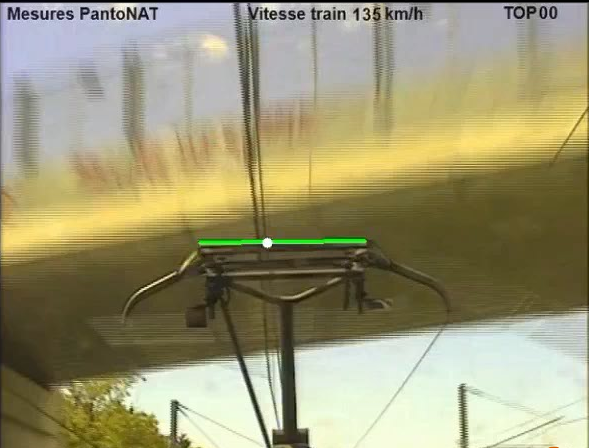
#> input picture image.PNG, 589 x 448 px, given in place of input.avi, which was not available
$ python contact_detection.py
#> lines starting #> are read from the running program, lines starting #| are printed output that depends on the picture; after the words box and inside, x2 and y2 are one past the last pixel; in counts of white or black regions, pixels touching at a corner belong together; pictures that were not available may be replaced by others from this repository, and a replacement may not be noted
try:
    import cv2
    import numpy as np
except:
    print("Install opencv2 by typing : 'pip install opencv-python'")
    exit()

line_color = [0, 0, 255]
line_thickness = 1
dot_color = [255, 0, 0]
dot_size = 6


cap1 = cv2.VideoCapture("input.avi")


while True:
    try:

        ret, frame = cap1.read()
#> frame is the input picture: shape (448, 589, 3); mean B, G, R 116.7, 150.7, 155.8


        gray = cv2.cvtColor(frame, cv2.COLOR_BGR2GRAY)
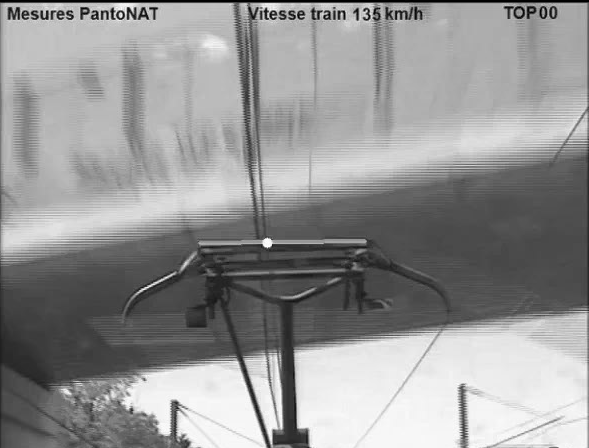
#> gray: shape (448, 589); min 0, max 254, mean 148.3
        # detect edges
        edges = cv2.Canny(gray, 40, 700)
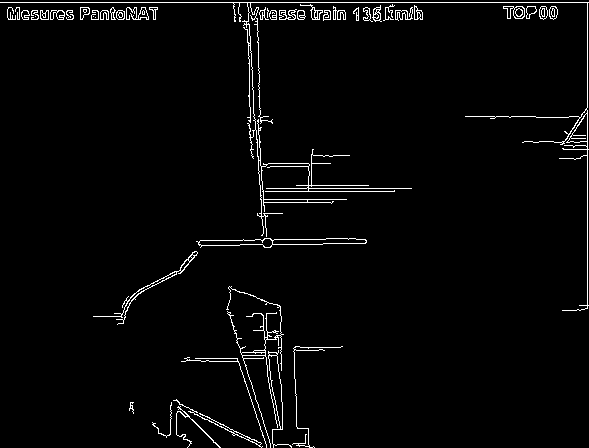
#> edges: shape (448, 589); 2.7% white in thin lines or dots


        # get lines
        # (x1, y1, x2, y2)
        lines = cv2.HoughLinesP(
            edges,
            rho=1.5,
            theta=np.pi/180,
            threshold=50,
            minLineLength=80,
            maxLineGap=40
        )
#> lines = 50 rows, first 6: [0, 2, 588, 2], [587, 308, 587, 3], [234, 10, 421, 10], [8, 19, 155, 17], [234, 14, 422, 14], [248, 21, 263, 246]

        selected = []
        selected2 = []

        for line in lines:
            #Horizontal lines detection
            for x1, y1, x2, y2 in line:
                if 260<y1<380:
                    pente = (y2 - y1)/(x2 - x1)
                    pente = abs(pente)

                    if 0<=pente<=0.1:
                        selected.append([[x1, y1, x2, y2]])
            #Vertical lines detection
            for line in lines:
                for x1, y1, x2, y2 in line:
                    if 100<x1<500 and y1<200:
                        pente = (y2 - y1)/(x2 - x1)
                        pente = abs(pente)

                        if pente>4:
                            selected2.append([[x1, y1, x2, y2]])
#> this loop made 50 passes
#> after the loop, selected = [[[181, 361, 340, 347]]]; selected2 = 250 items


        selected = np.array(selected)
#> selected = [[181, 361, 340, 347]]
        selected2 = np.array(selected2)
#> selected2 = 250 rows, first 6: [248, 21, 263, 246], [258, 116, 267, 247], [246, 21, 251, 155], [258, 73, 270, 247], [258, 96, 260, 239], [248, 21, 263, 246]

        #Lay-off of the image
        cleaned_img = np.zeros((frame.shape[0], frame.shape[1], 3), dtype=np.uint8)

        #defining the lines properties
        line_color = [0, 0, 255]
        line_thickness = 1
        dot_color = [255, 255, 255]
        dot_size = 6

        #The pantograph lines filtering:
        Y1 = []
        for line in selected:
            for x1, y1, x2, y2 in line:
                Y1.append(y1)
#> this loop made 1 pass
#> after the loop, Y1 = [361]

        y1max = min(Y1)
#> y1max = 361
        pantograph = []
        for line in selected:
            for x1, y1, x2, y2 in line:
                if y1max == y1:
                    pantograph.append(line)
#> after the loop, pantograph = [[[181, 361, 340, 347]]]

        pantograph = list(pantograph[0][0])
#> pantograph = [181, 361, 340, 347]


        #Drawing pantograph line
        '''cv2.line(cleaned_img, (pantograph[0], pantograph[1]), (pantograph[2], pantograph[3]), [0, 255, 0], 3)'''

        #Drawing Catenary lines
        '''for line in selected2:
            for x1, y1, x2, y2 in line:
                cv2.line(cleaned_img, (x1, y1), (x2, y2), line_color, line_thickness)'''


        ########### CONTACT POINT DETECTION #######################
        def point(line):
            p1 = (line[0][0], line[0][1])
#> p1 = (181, 361)
            p2 = (line[0][2], line[0][3])
#> p2 = (340, 347)
            return p1, p2

        def line(p1, p2):
            A = (p1[1] - p2[1])
            B = (p2[0] - p1[0])
            C = (p1[0]*p2[1] - p2[0]*p1[1])
            return A, B, -C

        def intersection(ligne1, ligne2):
            p1, p2 = point(ligne1)
#> p1 = (181, 361); p2 = (340, 347)
            d1, d2 = point(ligne2)
#> d1 = (248, 21); d2 = (263, 246)
            L1 = line(p1, p2)
#> in line, `A = (p1[1] - p2[1])`: A = 14
#> in line, `B = (p2[0] - p1[0])`: B = 159
#> in line, `C = (p1[0]*p2[1] - p2[0]*p1[1])`: C = -59933
#> L1 = (14, 159, 59933)
            L2 = line(d1, d2)
#> L2 = (-225, 15, -55485)
            D  = L1[0] * L2[1] - L1[1] * L2[0]
#> D = 35985
            Dx = L1[2] * L2[1] - L1[1] * L2[2]
#> Dx = 9721110
            Dy = L1[0] * L2[2] - L1[2] * L2[0]
#> Dy = 12708135
            if D != 0:
                x = Dx / D
#> x = 270.1
                y = Dy / D
#> y = 353.2
                return int(x),int(y)
            else:
                return False

        #Pantogrph/catenary contact point
        contact = intersection(np.array(pantograph).reshape((1, 4)), selected2[0])
#> contact = (270, 353)

        cv2.circle(cleaned_img, contact, dot_size, dot_color, -1)
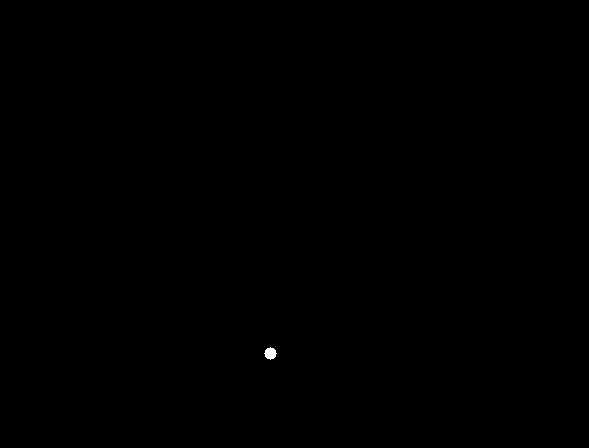
#> cleaned_img: shape (448, 589, 3); 0.04% white; 1 white region, box (x1, y1, x2, y2) and area: (264, 347, 277, 360) 113


        #Overlaying lines on the original frame
        overlay = cv2.addWeighted(frame, 0.8, cleaned_img, 1.0, 0.0)
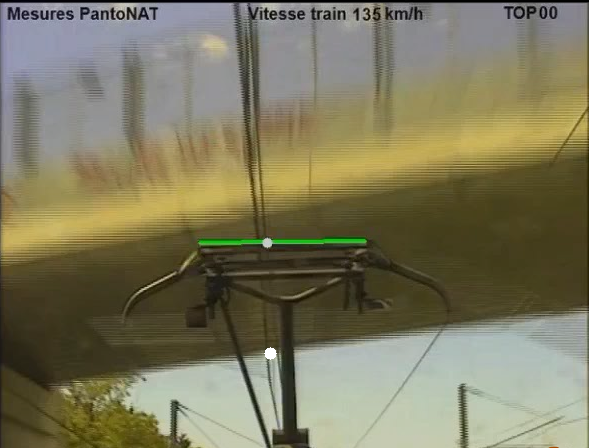
#> overlay: shape (448, 589, 3); mean B, G, R 93.4, 120.6, 124.7
        cv2.imshow("Result", overlay)


        if cv2.waitKey(1) and 0xFF== ord('q'):
#> (key q is pressed here)
            break
    except:
        try:
            cv2.imshow("Result", frame)
            if cv2.waitKey(1) and 0xFF== ord('q'):
                break
        except:
            print('Fin de la video')
            break

cv2.destroyAllWindows()

$ run again, on Capture.PNG
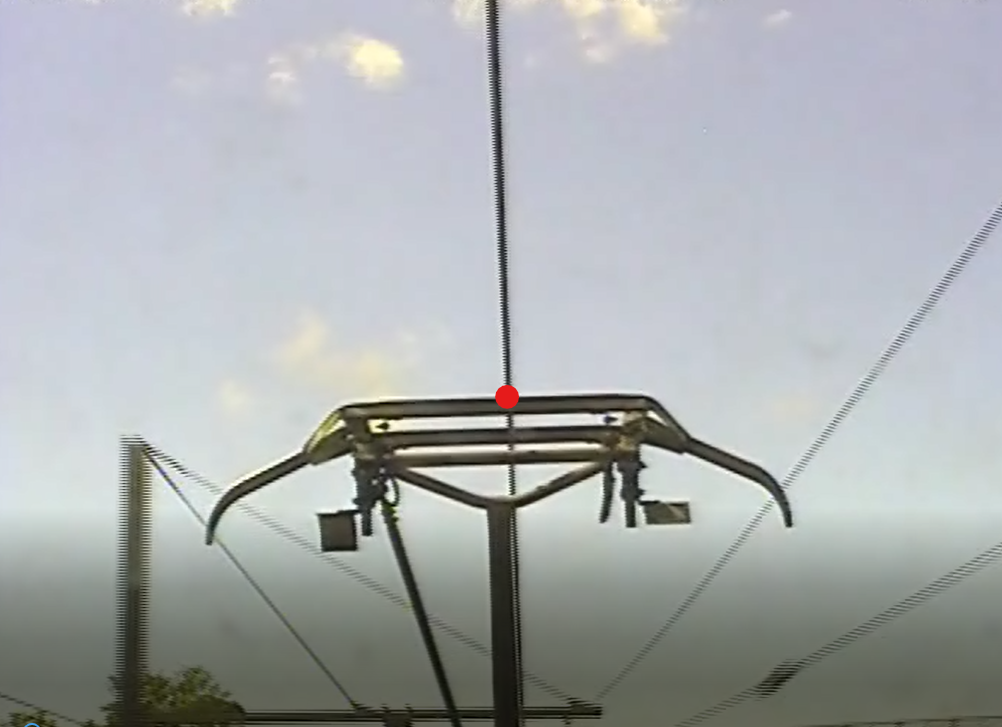
#> input picture Capture.PNG, 1002 x 727 px, given in place of input.avi, which was not available
#> frame is the input picture: shape (727, 1002, 3); mean B, G, R 175.9, 174.1, 170.1
#> `edges = cv2.Canny(gray, 40, 700)`:
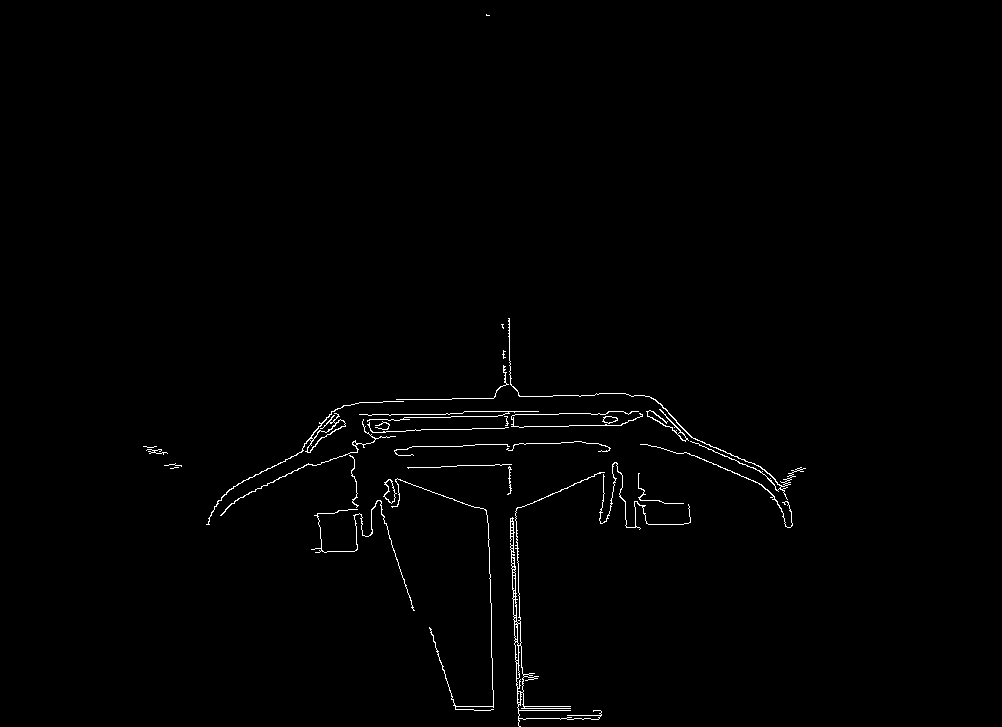
#> edges: shape (727, 1002); 0.83% white in thin lines or dots, all inside (x1, y1, x2, y2) = (143, 14, 806, 727)
#> lines = 41 rows, first 6: [501, 324, 521, 718], [509, 318, 513, 448], [359, 402, 623, 393], [516, 508, 523, 719], [323, 421, 666, 409], [412, 446, 598, 443]
#> the loop `for line in lines:` made 41 passes
#> after the loop `for line in lines:`: selected = []
#> `selected = np.array(selected)`: selected = empty array
#> after the loop `for line in selected:`: Y1 = []
